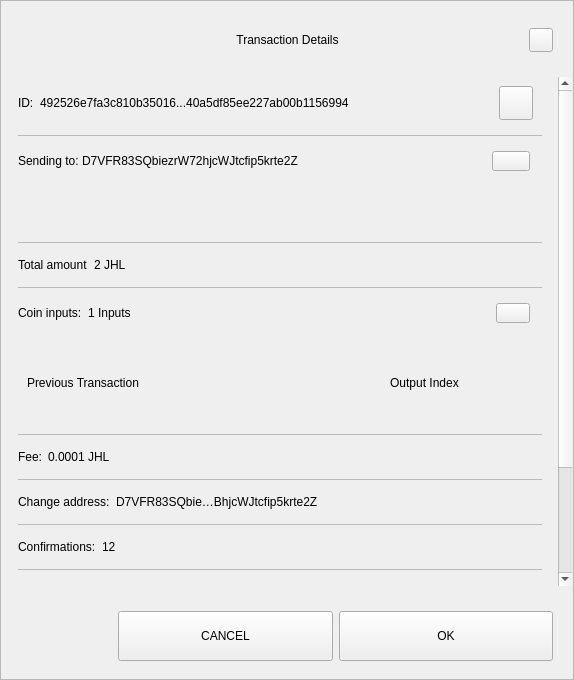
<?xml version="1.0" encoding="UTF-8"?>
<ui version="4.0">
 <class>TxDetailDialog</class>
 <widget class="QWidget" name="TxDetailDialog">
  <property name="geometry">
   <rect>
    <x>0</x>
    <y>0</y>
    <width>574</width>
    <height>680</height>
   </rect>
  </property>
  <property name="sizePolicy">
   <sizepolicy hsizetype="Preferred" vsizetype="Expanding">
    <horstretch>0</horstretch>
    <verstretch>0</verstretch>
   </sizepolicy>
  </property>
  <property name="minimumSize">
   <size>
    <width>574</width>
    <height>500</height>
   </size>
  </property>
  <property name="windowTitle">
   <string>Form</string>
  </property>
  <property name="styleSheet">
   <string notr="true"/>
  </property>
  <layout class="QVBoxLayout" name="verticalLayout_3">
   <property name="spacing">
    <number>0</number>
   </property>
   <property name="leftMargin">
    <number>0</number>
   </property>
   <property name="topMargin">
    <number>0</number>
   </property>
   <property name="rightMargin">
    <number>0</number>
   </property>
   <property name="bottomMargin">
    <number>0</number>
   </property>
   <item>
    <widget class="QFrame" name="frame">
     <property name="sizePolicy">
      <sizepolicy hsizetype="Preferred" vsizetype="Expanding">
       <horstretch>0</horstretch>
       <verstretch>0</verstretch>
      </sizepolicy>
     </property>
     <property name="styleSheet">
      <string notr="true"/>
     </property>
     <property name="frameShape">
      <enum>QFrame::StyledPanel</enum>
     </property>
     <property name="frameShadow">
      <enum>QFrame::Raised</enum>
     </property>
     <layout class="QVBoxLayout" name="verticalLayout">
      <property name="leftMargin">
       <number>0</number>
      </property>
      <property name="rightMargin">
       <number>0</number>
      </property>
      <item>
       <layout class="QHBoxLayout" name="horizontalLayout_3">
        <property name="spacing">
         <number>0</number>
        </property>
        <property name="leftMargin">
         <number>20</number>
        </property>
        <property name="topMargin">
         <number>10</number>
        </property>
        <property name="rightMargin">
         <number>20</number>
        </property>
        <item>
         <spacer name="horizontalSpacer_1">
          <property name="orientation">
           <enum>Qt::Horizontal</enum>
          </property>
          <property name="sizeHint" stdset="0">
           <size>
            <width>40</width>
            <height>20</height>
           </size>
          </property>
         </spacer>
        </item>
        <item>
         <widget class="QLabel" name="labelTitle">
          <property name="minimumSize">
           <size>
            <width>0</width>
            <height>40</height>
           </size>
          </property>
          <property name="maximumSize">
           <size>
            <width>16777215</width>
            <height>40</height>
           </size>
          </property>
          <property name="styleSheet">
           <string notr="true">padding-left:24px;</string>
          </property>
          <property name="text">
           <string>Transaction Details</string>
          </property>
          <property name="alignment">
           <set>Qt::AlignCenter</set>
          </property>
          <property name="margin">
           <number>7</number>
          </property>
         </widget>
        </item>
        <item>
         <spacer name="horizontalSpacer_2">
          <property name="orientation">
           <enum>Qt::Horizontal</enum>
          </property>
          <property name="sizeHint" stdset="0">
           <size>
            <width>40</width>
            <height>20</height>
           </size>
          </property>
         </spacer>
        </item>
        <item>
         <widget class="QPushButton" name="btnEsc">
          <property name="minimumSize">
           <size>
            <width>24</width>
            <height>24</height>
           </size>
          </property>
          <property name="maximumSize">
           <size>
            <width>24</width>
            <height>24</height>
           </size>
          </property>
          <property name="focusPolicy">
           <enum>Qt::NoFocus</enum>
          </property>
          <property name="text">
           <string/>
          </property>
         </widget>
        </item>
       </layout>
      </item>
      <item>
       <spacer name="verticalSpacer">
        <property name="orientation">
         <enum>Qt::Vertical</enum>
        </property>
        <property name="sizeType">
         <enum>QSizePolicy::Fixed</enum>
        </property>
        <property name="sizeHint" stdset="0">
         <size>
          <width>20</width>
          <height>10</height>
         </size>
        </property>
       </spacer>
      </item>
      <item>
       <widget class="QWidget" name="layoutScroll" native="true">
        <property name="minimumSize">
         <size>
          <width>0</width>
          <height>0</height>
         </size>
        </property>
        <layout class="QVBoxLayout" name="verticalLayout_4">
         <property name="leftMargin">
          <number>0</number>
         </property>
         <property name="topMargin">
          <number>0</number>
         </property>
         <property name="rightMargin">
          <number>0</number>
         </property>
         <item>
          <widget class="QScrollArea" name="scrollArea">
           <property name="styleSheet">
            <string notr="true">#scrollArea {
background:transparent;
}</string>
           </property>
           <property name="horizontalScrollBarPolicy">
            <enum>Qt::ScrollBarAlwaysOff</enum>
           </property>
           <property name="sizeAdjustPolicy">
            <enum>QAbstractScrollArea::AdjustIgnored</enum>
           </property>
           <property name="widgetResizable">
            <bool>true</bool>
           </property>
           <property name="alignment">
            <set>Qt::AlignLeading|Qt::AlignLeft|Qt::AlignTop</set>
           </property>
           <widget class="QWidget" name="scrollAreaWidgetContents">
            <property name="geometry">
             <rect>
              <x>0</x>
              <y>0</y>
              <width>556</width>
              <height>672</height>
             </rect>
            </property>
            <property name="autoFillBackground">
             <bool>false</bool>
            </property>
            <property name="styleSheet">
             <string notr="true">#scrollAreaWidgetContents {
background:transparent;
}</string>
            </property>
            <layout class="QVBoxLayout" name="verticalLayout_7">
             <property name="spacing">
              <number>0</number>
             </property>
             <property name="sizeConstraint">
              <enum>QLayout::SetDefaultConstraint</enum>
             </property>
             <property name="leftMargin">
              <number>0</number>
             </property>
             <property name="topMargin">
              <number>0</number>
             </property>
             <property name="rightMargin">
              <number>0</number>
             </property>
             <property name="bottomMargin">
              <number>0</number>
             </property>
             <item>
              <widget class="QWidget" name="content" native="true">
               <layout class="QVBoxLayout" name="verticalLayout_2">
                <property name="leftMargin">
                 <number>16</number>
                </property>
                <property name="topMargin">
                 <number>0</number>
                </property>
                <property name="rightMargin">
                 <number>16</number>
                </property>
                <item>
                 <widget class="QWidget" name="contentID" native="true">
                  <layout class="QHBoxLayout" name="horizontalLayout_12" stretch="0,1,0">
                   <property name="leftMargin">
                    <number>0</number>
                   </property>
                   <item>
                    <widget class="QLabel" name="labelId">
                     <property name="maximumSize">
                      <size>
                       <width>16777215</width>
                       <height>16777215</height>
                      </size>
                     </property>
                     <property name="text">
                      <string>ID:</string>
                     </property>
                    </widget>
                   </item>
                   <item>
                    <widget class="QLabel" name="textId">
                     <property name="text">
                      <string>492526e7fa3c810b35016...40a5df85ee227ab00b1156994</string>
                     </property>
                    </widget>
                   </item>
                   <item>
                    <widget class="QPushButton" name="pushCopy">
                     <property name="minimumSize">
                      <size>
                       <width>34</width>
                       <height>34</height>
                      </size>
                     </property>
                     <property name="maximumSize">
                      <size>
                       <width>34</width>
                       <height>34</height>
                      </size>
                     </property>
                     <property name="focusPolicy">
                      <enum>Qt::NoFocus</enum>
                     </property>
                     <property name="text">
                      <string/>
                     </property>
                     <property name="iconSize">
                      <size>
                       <width>24</width>
                       <height>24</height>
                      </size>
                     </property>
                    </widget>
                   </item>
                  </layout>
                 </widget>
                </item>
                <item>
                 <widget class="QLabel" name="labelDivider9">
                  <property name="maximumSize">
                   <size>
                    <width>16777215</width>
                    <height>1</height>
                   </size>
                  </property>
                  <property name="styleSheet">
                   <string notr="true">background-color:#bababa;</string>
                  </property>
                  <property name="text">
                   <string/>
                  </property>
                 </widget>
                </item>
                <item>
                 <widget class="QWidget" name="contentOutputs" native="true">
                  <layout class="QHBoxLayout" name="horizontalLayout_11" stretch="0,3,0">
                   <property name="spacing">
                    <number>0</number>
                   </property>
                   <property name="leftMargin">
                    <number>0</number>
                   </property>
                   <property name="rightMargin">
                    <number>12</number>
                   </property>
                   <item>
                    <widget class="QLabel" name="labelSend">
                     <property name="maximumSize">
                      <size>
                       <width>16777215</width>
                       <height>16777215</height>
                      </size>
                     </property>
                     <property name="text">
                      <string>Sending to: </string>
                     </property>
                    </widget>
                   </item>
                   <item>
                    <widget class="QLabel" name="textSend">
                     <property name="text">
                      <string>D7VFR83SQbiezrW72hjcWJtcfip5krte2Z </string>
                     </property>
                    </widget>
                   </item>
                   <item>
                    <widget class="QPushButton" name="pushOutputs">
                     <property name="minimumSize">
                      <size>
                       <width>34</width>
                       <height>20</height>
                      </size>
                     </property>
                     <property name="maximumSize">
                      <size>
                       <width>38</width>
                       <height>20</height>
                      </size>
                     </property>
                     <property name="focusPolicy">
                      <enum>Qt::NoFocus</enum>
                     </property>
                     <property name="styleSheet">
                      <string notr="true"/>
                     </property>
                     <property name="text">
                      <string/>
                     </property>
                    </widget>
                   </item>
                  </layout>
                 </widget>
                </item>
                <item>
                 <widget class="QScrollArea" name="outputsScrollArea">
                  <property name="minimumSize">
                   <size>
                    <width>0</width>
                    <height>50</height>
                   </size>
                  </property>
                  <property name="styleSheet">
                   <string notr="true">#outputsScrollArea {
background:transparent;
}</string>
                  </property>
                  <property name="widgetResizable">
                   <bool>true</bool>
                  </property>
                  <widget class="QWidget" name="container_outputs_base">
                   <property name="geometry">
                    <rect>
                     <x>0</x>
                     <y>0</y>
                     <width>522</width>
                     <height>48</height>
                    </rect>
                   </property>
                   <property name="styleSheet">
                    <string notr="true">#container_outputs_base {
background:transparent;
}</string>
                   </property>
                  </widget>
                 </widget>
                </item>
                <item>
                 <widget class="QLabel" name="labelDivider8">
                  <property name="maximumSize">
                   <size>
                    <width>16777215</width>
                    <height>1</height>
                   </size>
                  </property>
                  <property name="styleSheet">
                   <string notr="true">background-color:#bababa;</string>
                  </property>
                  <property name="text">
                   <string/>
                  </property>
                 </widget>
                </item>
                <item>
                 <widget class="QWidget" name="contentAmount" native="true">
                  <layout class="QHBoxLayout" name="horizontalLayout_4" stretch="0,1">
                   <property name="leftMargin">
                    <number>0</number>
                   </property>
                   <item>
                    <widget class="QLabel" name="labelAmount">
                     <property name="maximumSize">
                      <size>
                       <width>16777215</width>
                       <height>16777215</height>
                      </size>
                     </property>
                     <property name="text">
                      <string>Total amount</string>
                     </property>
                    </widget>
                   </item>
                   <item>
                    <widget class="QLabel" name="textAmount">
                     <property name="text">
                      <string>2 JHL</string>
                     </property>
                    </widget>
                   </item>
                  </layout>
                 </widget>
                </item>
                <item>
                 <widget class="QLabel" name="labelDivider6">
                  <property name="maximumSize">
                   <size>
                    <width>16777215</width>
                    <height>1</height>
                   </size>
                  </property>
                  <property name="styleSheet">
                   <string notr="true">background-color:#bababa;</string>
                  </property>
                  <property name="text">
                   <string/>
                  </property>
                 </widget>
                </item>
                <item>
                 <widget class="QWidget" name="contentInputs" native="true">
                  <layout class="QHBoxLayout" name="horizontalLayout" stretch="0,2,0">
                   <property name="leftMargin">
                    <number>0</number>
                   </property>
                   <property name="rightMargin">
                    <number>12</number>
                   </property>
                   <item>
                    <widget class="QLabel" name="labelInputs">
                     <property name="sizePolicy">
                      <sizepolicy hsizetype="Minimum" vsizetype="Preferred">
                       <horstretch>0</horstretch>
                       <verstretch>0</verstretch>
                      </sizepolicy>
                     </property>
                     <property name="maximumSize">
                      <size>
                       <width>16777215</width>
                       <height>16777215</height>
                      </size>
                     </property>
                     <property name="text">
                      <string>Coin inputs:</string>
                     </property>
                    </widget>
                   </item>
                   <item>
                    <widget class="QLabel" name="textInputs">
                     <property name="text">
                      <string>1 Inputs</string>
                     </property>
                    </widget>
                   </item>
                   <item>
                    <widget class="QPushButton" name="pushInputs">
                     <property name="maximumSize">
                      <size>
                       <width>34</width>
                       <height>20</height>
                      </size>
                     </property>
                     <property name="focusPolicy">
                      <enum>Qt::NoFocus</enum>
                     </property>
                     <property name="styleSheet">
                      <string notr="true"/>
                     </property>
                     <property name="text">
                      <string/>
                     </property>
                    </widget>
                   </item>
                  </layout>
                 </widget>
                </item>
                <item>
                 <widget class="QFrame" name="gridInputs">
                  <property name="sizePolicy">
                   <sizepolicy hsizetype="Preferred" vsizetype="MinimumExpanding">
                    <horstretch>0</horstretch>
                    <verstretch>0</verstretch>
                   </sizepolicy>
                  </property>
                  <property name="minimumSize">
                   <size>
                    <width>0</width>
                    <height>90</height>
                   </size>
                  </property>
                  <layout class="QGridLayout" name="gridLayoutInput" columnstretch="5,2" rowminimumheight="0">
                   <property name="sizeConstraint">
                    <enum>QLayout::SetMaximumSize</enum>
                   </property>
                   <property name="verticalSpacing">
                    <number>0</number>
                   </property>
                   <item row="0" column="0" alignment="Qt::AlignLeft">
                    <widget class="QLabel" name="labelTitlePrevTx">
                     <property name="text">
                      <string>Previous Transaction</string>
                     </property>
                    </widget>
                   </item>
                   <item row="0" column="1" alignment="Qt::AlignLeft">
                    <widget class="QLabel" name="labelOutputIndex">
                     <property name="text">
                      <string>Output Index</string>
                     </property>
                     <property name="alignment">
                      <set>Qt::AlignCenter</set>
                     </property>
                    </widget>
                   </item>
                  </layout>
                 </widget>
                </item>
                <item>
                 <widget class="QLabel" name="labelDivider1">
                  <property name="maximumSize">
                   <size>
                    <width>16777215</width>
                    <height>1</height>
                   </size>
                  </property>
                  <property name="styleSheet">
                   <string notr="true">background-color:#bababa;</string>
                  </property>
                  <property name="text">
                   <string/>
                  </property>
                 </widget>
                </item>
                <item>
                 <widget class="QWidget" name="contentFee" native="true">
                  <layout class="QHBoxLayout" name="horizontalLayout_7" stretch="0,1">
                   <property name="leftMargin">
                    <number>0</number>
                   </property>
                   <item>
                    <widget class="QLabel" name="labelFee">
                     <property name="maximumSize">
                      <size>
                       <width>16777215</width>
                       <height>16777215</height>
                      </size>
                     </property>
                     <property name="text">
                      <string>Fee:</string>
                     </property>
                    </widget>
                   </item>
                   <item>
                    <widget class="QLabel" name="textFee">
                     <property name="text">
                      <string>0.0001 JHL</string>
                     </property>
                    </widget>
                   </item>
                  </layout>
                 </widget>
                </item>
                <item>
                 <widget class="QLabel" name="labelDivider2">
                  <property name="maximumSize">
                   <size>
                    <width>16777215</width>
                    <height>1</height>
                   </size>
                  </property>
                  <property name="styleSheet">
                   <string notr="true">background-color:#bababa;</string>
                  </property>
                  <property name="text">
                   <string/>
                  </property>
                 </widget>
                </item>
                <item>
                 <widget class="QWidget" name="contentChangeAddress" native="true">
                  <layout class="QHBoxLayout" name="horizontalLayout_6" stretch="0,1">
                   <property name="leftMargin">
                    <number>0</number>
                   </property>
                   <item>
                    <widget class="QLabel" name="labelChange">
                     <property name="maximumSize">
                      <size>
                       <width>16777215</width>
                       <height>16777215</height>
                      </size>
                     </property>
                     <property name="text">
                      <string>Change address:</string>
                     </property>
                    </widget>
                   </item>
                   <item>
                    <widget class="QLabel" name="textChange">
                     <property name="text">
                      <string>D7VFR83SQbie…BhjcWJtcfip5krte2Z </string>
                     </property>
                    </widget>
                   </item>
                  </layout>
                 </widget>
                </item>
                <item>
                 <widget class="QLabel" name="labelDivider4">
                  <property name="maximumSize">
                   <size>
                    <width>16777215</width>
                    <height>1</height>
                   </size>
                  </property>
                  <property name="styleSheet">
                   <string notr="true">background-color:#bababa;</string>
                  </property>
                  <property name="text">
                   <string/>
                  </property>
                 </widget>
                </item>
                <item>
                 <widget class="QWidget" name="contentConfirmations" native="true">
                  <layout class="QHBoxLayout" name="horizontalLayout_8" stretch="0,1">
                   <property name="leftMargin">
                    <number>0</number>
                   </property>
                   <item>
                    <widget class="QLabel" name="labelConfirmations">
                     <property name="maximumSize">
                      <size>
                       <width>16777215</width>
                       <height>16777215</height>
                      </size>
                     </property>
                     <property name="text">
                      <string>Confirmations:</string>
                     </property>
                    </widget>
                   </item>
                   <item>
                    <widget class="QLabel" name="textConfirmations">
                     <property name="text">
                      <string>12</string>
                     </property>
                    </widget>
                   </item>
                  </layout>
                 </widget>
                </item>
                <item>
                 <widget class="QLabel" name="labelDivider7">
                  <property name="maximumSize">
                   <size>
                    <width>16777215</width>
                    <height>1</height>
                   </size>
                  </property>
                  <property name="styleSheet">
                   <string notr="true">background-color:#bababa;</string>
                  </property>
                  <property name="text">
                   <string/>
                  </property>
                 </widget>
                </item>
                <item>
                 <widget class="QWidget" name="contentSize" native="true">
                  <layout class="QHBoxLayout" name="horizontalLayout_9" stretch="0,1">
                   <property name="leftMargin">
                    <number>0</number>
                   </property>
                   <item>
                    <widget class="QLabel" name="labelSize">
                     <property name="maximumSize">
                      <size>
                       <width>16777215</width>
                       <height>16777215</height>
                      </size>
                     </property>
                     <property name="text">
                      <string>Size:</string>
                     </property>
                    </widget>
                   </item>
                   <item>
                    <widget class="QLabel" name="textSize">
                     <property name="text">
                      <string>2 kB</string>
                     </property>
                    </widget>
                   </item>
                  </layout>
                 </widget>
                </item>
                <item>
                 <widget class="QLabel" name="labelDivider3">
                  <property name="maximumSize">
                   <size>
                    <width>16777215</width>
                    <height>1</height>
                   </size>
                  </property>
                  <property name="styleSheet">
                   <string notr="true">background-color:#bababa;</string>
                  </property>
                  <property name="text">
                   <string/>
                  </property>
                 </widget>
                </item>
                <item>
                 <widget class="QWidget" name="contentDate" native="true">
                  <layout class="QHBoxLayout" name="horizontalLayout_5" stretch="0,1">
                   <property name="leftMargin">
                    <number>0</number>
                   </property>
                   <item>
                    <widget class="QLabel" name="labelDate">
                     <property name="maximumSize">
                      <size>
                       <width>16777215</width>
                       <height>16777215</height>
                      </size>
                     </property>
                     <property name="text">
                      <string>Date:</string>
                     </property>
                    </widget>
                   </item>
                   <item>
                    <widget class="QLabel" name="textDate">
                     <property name="text">
                      <string>May 25, 2017</string>
                     </property>
                    </widget>
                   </item>
                  </layout>
                 </widget>
                </item>
                <item>
                 <widget class="QLabel" name="labelDivider5">
                  <property name="maximumSize">
                   <size>
                    <width>16777215</width>
                    <height>1</height>
                   </size>
                  </property>
                  <property name="styleSheet">
                   <string notr="true">background-color:#bababa;</string>
                  </property>
                  <property name="text">
                   <string/>
                  </property>
                 </widget>
                </item>
                <item>
                 <widget class="QWidget" name="contentStatus" native="true">
                  <layout class="QHBoxLayout" name="horizontalLayout_10" stretch="0,1">
                   <property name="leftMargin">
                    <number>0</number>
                   </property>
                   <item>
                    <widget class="QLabel" name="labelStatus">
                     <property name="maximumSize">
                      <size>
                       <width>16777215</width>
                       <height>16777215</height>
                      </size>
                     </property>
                     <property name="text">
                      <string>Status:</string>
                     </property>
                    </widget>
                   </item>
                   <item>
                    <widget class="QLabel" name="textStatus">
                     <property name="text">
                      <string>Spendable</string>
                     </property>
                    </widget>
                   </item>
                  </layout>
                 </widget>
                </item>
                <item>
                 <spacer name="verticalSpacer_2">
                  <property name="orientation">
                   <enum>Qt::Vertical</enum>
                  </property>
                  <property name="sizeType">
                   <enum>QSizePolicy::Expanding</enum>
                  </property>
                  <property name="sizeHint" stdset="0">
                   <size>
                    <width>20</width>
                    <height>10</height>
                   </size>
                  </property>
                 </spacer>
                </item>
                <item>
                 <widget class="QLabel" name="labelWarning">
                  <property name="text">
                   <string>TextLabel</string>
                  </property>
                  <property name="alignment">
                   <set>Qt::AlignCenter</set>
                  </property>
                 </widget>
                </item>
               </layout>
              </widget>
             </item>
            </layout>
           </widget>
          </widget>
         </item>
        </layout>
       </widget>
      </item>
      <item>
       <widget class="QWidget" name="containerButtons" native="true">
        <layout class="QHBoxLayout" name="horizontalLayout1" stretch="1,2,2">
         <property name="leftMargin">
          <number>10</number>
         </property>
         <property name="rightMargin">
          <number>20</number>
         </property>
         <item>
          <spacer name="horizontalSpacer_3">
           <property name="orientation">
            <enum>Qt::Horizontal</enum>
           </property>
           <property name="sizeHint" stdset="0">
            <size>
             <width>40</width>
             <height>20</height>
            </size>
           </property>
          </spacer>
         </item>
         <item>
          <widget class="QPushButton" name="btnCancel">
           <property name="minimumSize">
            <size>
             <width>200</width>
             <height>50</height>
            </size>
           </property>
           <property name="focusPolicy">
            <enum>Qt::NoFocus</enum>
           </property>
           <property name="text">
            <string>CANCEL</string>
           </property>
          </widget>
         </item>
         <item>
          <widget class="QPushButton" name="btnSave">
           <property name="minimumSize">
            <size>
             <width>200</width>
             <height>50</height>
            </size>
           </property>
           <property name="focusPolicy">
            <enum>Qt::NoFocus</enum>
           </property>
           <property name="text">
            <string>OK</string>
           </property>
          </widget>
         </item>
        </layout>
       </widget>
      </item>
     </layout>
    </widget>
   </item>
  </layout>
 </widget>
 <resources/>
 <connections/>
</ui>
